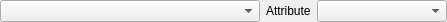
<?xml version="1.0" encoding="UTF-8"?>
<ui version="4.0">
 <class>Form</class>
 <widget class="QWidget" name="Form">
  <property name="geometry">
   <rect>
    <x>0</x>
    <y>0</y>
    <width>447</width>
    <height>22</height>
   </rect>
  </property>
  <property name="windowTitle">
   <string>Form</string>
  </property>
  <layout class="QHBoxLayout" name="horizontalLayout">
   <property name="leftMargin">
    <number>0</number>
   </property>
   <property name="topMargin">
    <number>0</number>
   </property>
   <property name="rightMargin">
    <number>0</number>
   </property>
   <property name="bottomMargin">
    <number>0</number>
   </property>
   <item>
    <widget class="UiLibrary" name="uiLibrary_">
     <property name="sizePolicy">
      <sizepolicy hsizetype="Preferred" vsizetype="Preferred">
       <horstretch>2</horstretch>
       <verstretch>0</verstretch>
      </sizepolicy>
     </property>
    </widget>
   </item>
   <item>
    <widget class="QLabel" name="label_12">
     <property name="sizePolicy">
      <sizepolicy hsizetype="Minimum" vsizetype="Preferred">
       <horstretch>0</horstretch>
       <verstretch>0</verstretch>
      </sizepolicy>
     </property>
     <property name="text">
      <string>Attribute</string>
     </property>
    </widget>
   </item>
   <item>
    <widget class="QComboBox" name="uiField_">
     <property name="sizePolicy">
      <sizepolicy hsizetype="Preferred" vsizetype="Preferred">
       <horstretch>1</horstretch>
       <verstretch>0</verstretch>
      </sizepolicy>
     </property>
    </widget>
   </item>
  </layout>
 </widget>
 <customwidgets>
  <customwidget>
   <class>UiLibrary</class>
   <extends>QComboBox</extends>
   <header>enmapboxapplications.widgets.core</header>
  </customwidget>
 </customwidgets>
 <resources/>
 <connections/>
</ui>
